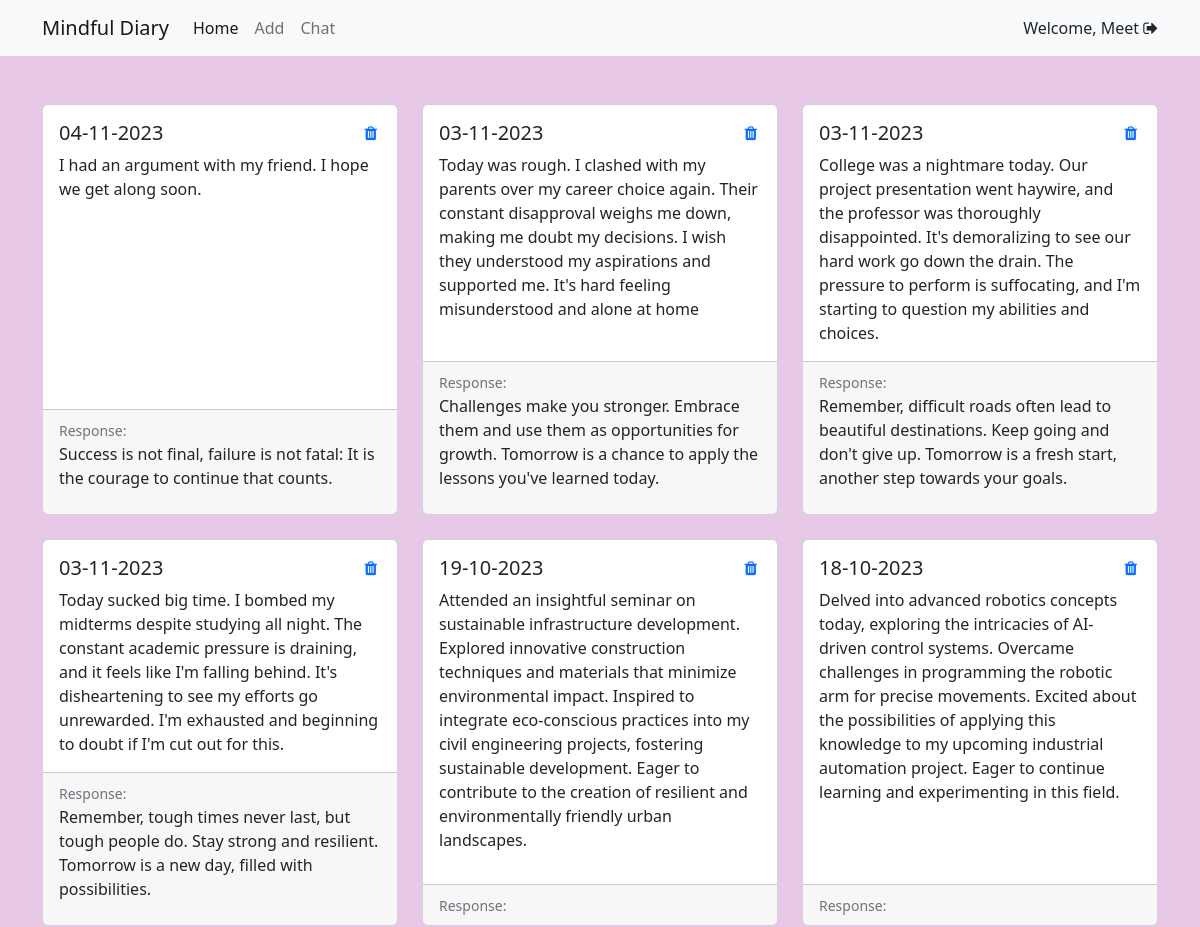
Page / (signed in, upper part) on the earlier database version.
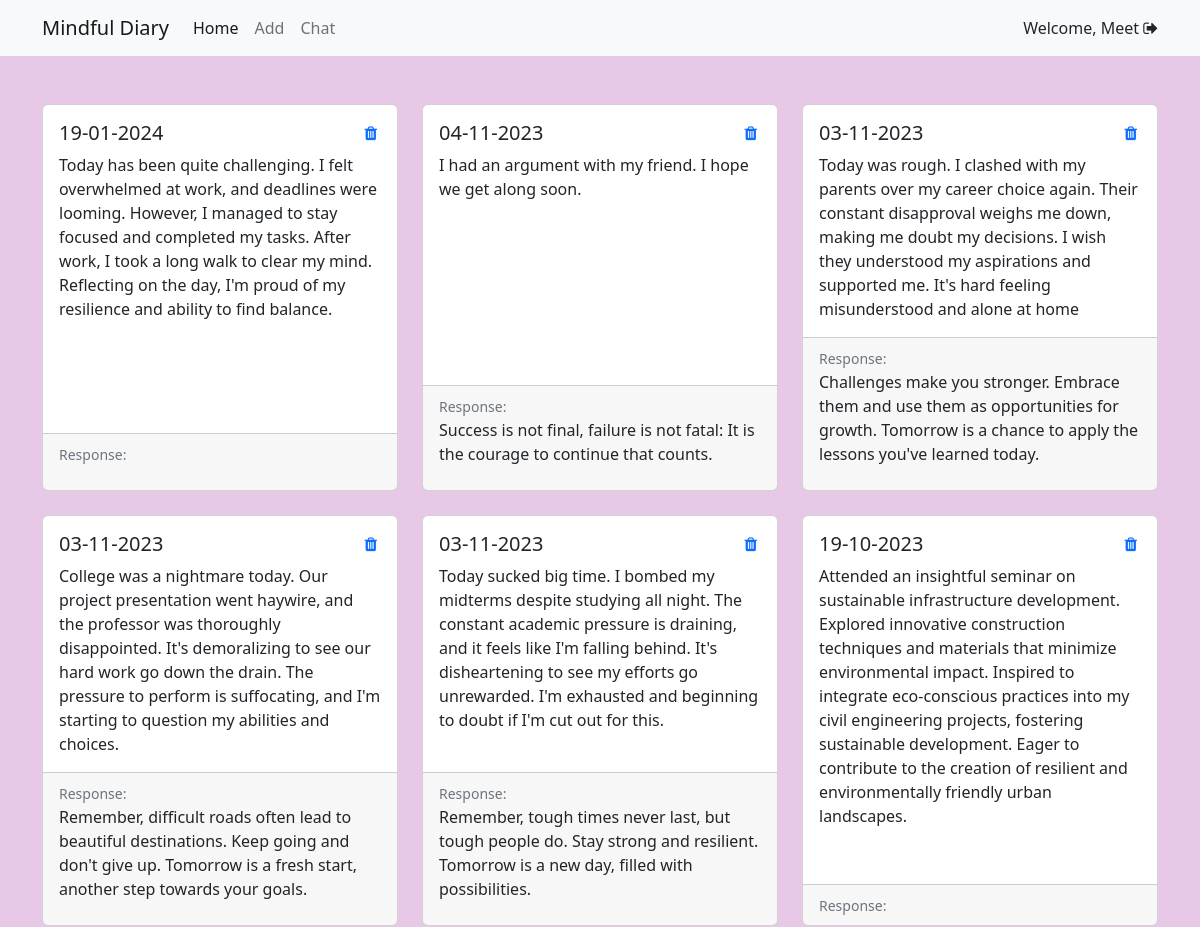
Same page on the later database version.
### home/models.py (models this page shows, shortened)
class JournalEntry(models.Model):
    user = models.ForeignKey(User, on_delete=models.CASCADE)
    date = models.DateField()
    entry_text = models.TextField()

class Feedback(models.Model):
    user = models.ForeignKey(User, on_delete=models.CASCADE)
    journal_entry = models.ForeignKey(JournalEntry, on_delete=models.CASCADE)
    feedback_text = models.TextField()
    timestamp = models.DateTimeField(auto_now_add=True)

### home/views.py (the view)
# urls.py: 2. Add a URL to urlpatterns:  path('', views.home, name='home')
@login_required(login_url="/login")
def home(request):
    journal_entries = JournalEntry.objects.all().order_by('-date')
    return render(request, "index.html", context = {'page':'Home','journal_entries': journal_entries})

### home/templates/index.html (shortened to what this page needs)
{% extends "base.html" %} {% block body %}
<nav class="navbar navbar-expand-lg bg-light">
    <div class="container">
        <a class="navbar-brand" href="/">Mindful Diary</a>
        <div class="collapse navbar-collapse" id="navbarSupportedContent">
            <ul class="navbar-nav me-auto mb-2 mb-lg-0">
                <li class="nav-item">
                    <a class="nav-link active" aria-current="page" href="">Home</a>
                </li>
                <li class="nav-item">
                    <a class="nav-link" aria-current="page" href="/add">Add</a>
                </li>
                <li class="nav-item">
                    <a class="nav-link" aria-current="page" href="/chat">Chat</a>
                </li>
            </ul>
            <form class="d-flex" role="search">
                {% if request.user.is_authenticated %}
                <p class="my-auto">Welcome, {{request.user.first_name}}
                    <a style="color: inherit;" href="/logout"><i class="fa fa-sign-out"></i></a></p>
                {% else %}
                <a href="/login" class="btn btn-outline-success">Login</a>
                {% endif %}
            </form>
        </div>
    </div>
</nav>
<div class="container my-5">
    <div class="row row-cols-1 row-cols-md-3 g-4">
        {% for entry in journal_entries %}
        <div class="col">
            <div class="card h-100">
                <div class="card-body">
                    <div class="delete-button">
                        <a href="#" onclick="confirmDelete({{entry.id}})">
                            <i class="fa fa-trash" aria-hidden="true"></i>
                        </a>
                    </div>
                    <h5 class="card-title">{{ entry.date|date:"d-m-Y" }}</h5>
                    <p class="card-text">{{ entry.entry_text }}</p>
                </div>
                <div class="card-footer" id="response">
                    <small class="text-muted">Response:</small>
                    {% for feedback in entry.feedback_set.all %}
                    <p>{{ feedback.feedback_text }}</p>
                    {% endfor %}
                </div>
            </div>
        </div>
        {% endfor %}
    </div>
</div>
{% endblock body %}

Differences in the rows shown:
no longer on this page (row unchanged): JournalEntry: date "18-10-2023", entry_text "Delved into advanced robotics concepts today, exploring the intricacies of AI-driven control systems. Overcame challenges in programming the robotic arm for precise movements. Excited about the possibilities of applying this knowledge to my upcoming industrial automation project. Eager to continue learning and experimenting in this field."
added JournalEntry: date "19-01-2024", entry_text "Today has been quite challenging. I felt overwhelmed at work, and deadlines were looming. However, I managed to stay focused and completed my tasks. After work, I took a long walk to clear my mind. Reflecting on the day, I'm proud of my resilience and ability to find balance."
